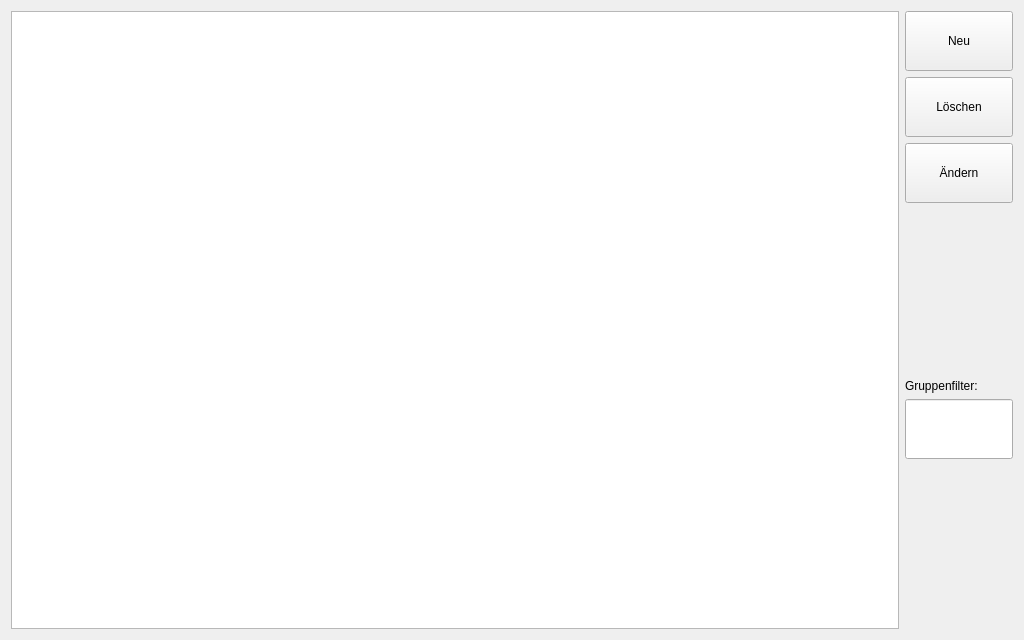
<?xml version="1.0" encoding="UTF-8"?>
<ui version="4.0">
 <author>Copyright 2010, Martin Koller</author>
 <class>GroupsWidget</class>
 <widget class="QWidget" name="GroupsWidget">
  <property name="geometry">
   <rect>
    <x>0</x>
    <y>0</y>
    <width>1024</width>
    <height>640</height>
   </rect>
  </property>
  <property name="windowTitle">
   <string>Gruppen</string>
  </property>
  <layout class="QHBoxLayout" name="horizontalLayout">
   <item>
    <widget class="QTableView" name="tableView">
     <property name="alternatingRowColors">
      <bool>true</bool>
     </property>
     <property name="selectionMode">
      <enum>QAbstractItemView::SingleSelection</enum>
     </property>
     <property name="selectionBehavior">
      <enum>QAbstractItemView::SelectRows</enum>
     </property>
    </widget>
   </item>
   <item>
    <layout class="QVBoxLayout" name="verticalLayout">
     <item>
      <widget class="QPushButton" name="plus">
       <property name="sizePolicy">
        <sizepolicy hsizetype="Preferred" vsizetype="Fixed">
         <horstretch>0</horstretch>
         <verstretch>0</verstretch>
        </sizepolicy>
       </property>
       <property name="minimumSize">
        <size>
         <width>0</width>
         <height>60</height>
        </size>
       </property>
       <property name="text">
        <string>Neu</string>
       </property>
       <property name="icon">
        <iconset resource="../qrk.qrc">
         <normaloff>:/icons/new.png</normaloff>:/icons/new.png</iconset>
       </property>
       <property name="iconSize">
        <size>
         <width>32</width>
         <height>32</height>
        </size>
       </property>
      </widget>
     </item>
     <item>
      <widget class="QPushButton" name="minus">
       <property name="sizePolicy">
        <sizepolicy hsizetype="Preferred" vsizetype="Fixed">
         <horstretch>0</horstretch>
         <verstretch>0</verstretch>
        </sizepolicy>
       </property>
       <property name="minimumSize">
        <size>
         <width>0</width>
         <height>60</height>
        </size>
       </property>
       <property name="text">
        <string>Löschen</string>
       </property>
       <property name="icon">
        <iconset resource="../qrk.qrc">
         <normaloff>:/icons/eraser.png</normaloff>:/icons/eraser.png</iconset>
       </property>
       <property name="iconSize">
        <size>
         <width>32</width>
         <height>32</height>
        </size>
       </property>
      </widget>
     </item>
     <item>
      <widget class="QPushButton" name="edit">
       <property name="sizePolicy">
        <sizepolicy hsizetype="Preferred" vsizetype="Fixed">
         <horstretch>0</horstretch>
         <verstretch>0</verstretch>
        </sizepolicy>
       </property>
       <property name="minimumSize">
        <size>
         <width>0</width>
         <height>60</height>
        </size>
       </property>
       <property name="text">
        <string>Ändern</string>
       </property>
       <property name="icon">
        <iconset resource="../qrk.qrc">
         <normaloff>:/icons/edit.png</normaloff>:/icons/edit.png</iconset>
       </property>
       <property name="iconSize">
        <size>
         <width>32</width>
         <height>32</height>
        </size>
       </property>
      </widget>
     </item>
     <item>
      <spacer name="verticalSpacer">
       <property name="orientation">
        <enum>Qt::Vertical</enum>
       </property>
       <property name="sizeHint" stdset="0">
        <size>
         <width>20</width>
         <height>40</height>
        </size>
       </property>
      </spacer>
     </item>
     <item>
      <widget class="QLabel" name="label">
       <property name="text">
        <string>Gruppenfilter:</string>
       </property>
      </widget>
     </item>
     <item>
      <widget class="QLineEdit" name="groupFilter">
       <property name="enabled">
        <bool>true</bool>
       </property>
       <property name="sizePolicy">
        <sizepolicy hsizetype="Preferred" vsizetype="Fixed">
         <horstretch>0</horstretch>
         <verstretch>0</verstretch>
        </sizepolicy>
       </property>
       <property name="minimumSize">
        <size>
         <width>0</width>
         <height>60</height>
        </size>
       </property>
      </widget>
     </item>
     <item>
      <spacer name="verticalSpacer_2">
       <property name="orientation">
        <enum>Qt::Vertical</enum>
       </property>
       <property name="sizeHint" stdset="0">
        <size>
         <width>20</width>
         <height>40</height>
        </size>
       </property>
      </spacer>
     </item>
    </layout>
   </item>
  </layout>
 </widget>
 <resources>
  <include location="../qrk.qrc"/>
 </resources>
 <connections/>
</ui>
